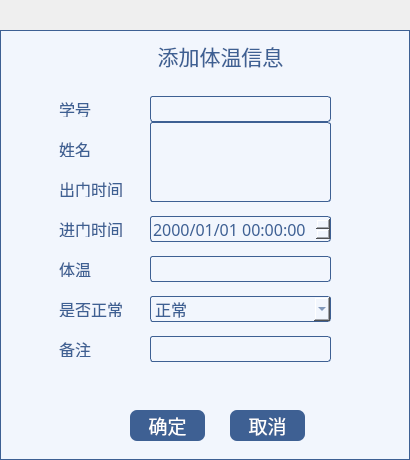
<?xml version="1.0" encoding="UTF-8"?>
<ui version="4.0">
 <class>Admin_AddInfo</class>
 <widget class="QWidget" name="Admin_AddInfo">
  <property name="geometry">
   <rect>
    <x>0</x>
    <y>0</y>
    <width>410</width>
    <height>460</height>
   </rect>
  </property>
  <property name="font">
   <font>
    <family>黑体</family>
    <pointsize>12</pointsize>
   </font>
  </property>
  <property name="windowTitle">
   <string>Form</string>
  </property>
  <property name="styleSheet">
   <string notr="true">color:#3e6093;</string>
  </property>
  <widget class="QLabel" name="label">
   <property name="geometry">
    <rect>
     <x>140</x>
     <y>40</y>
     <width>161</width>
     <height>31</height>
    </rect>
   </property>
   <property name="font">
    <font>
     <family>黑体</family>
     <pointsize>16</pointsize>
     <weight>50</weight>
     <bold>false</bold>
    </font>
   </property>
   <property name="text">
    <string>添加体温信息</string>
   </property>
   <property name="alignment">
    <set>Qt::AlignCenter</set>
   </property>
  </widget>
  <widget class="QLabel" name="label_result">
   <property name="geometry">
    <rect>
     <x>20</x>
     <y>406</y>
     <width>111</width>
     <height>41</height>
    </rect>
   </property>
   <property name="font">
    <font>
     <family>黑体</family>
     <pointsize>12</pointsize>
    </font>
   </property>
   <property name="text">
    <string/>
   </property>
  </widget>
  <widget class="QPushButton" name="pushButton_confirm">
   <property name="geometry">
    <rect>
     <x>130</x>
     <y>410</y>
     <width>75</width>
     <height>31</height>
    </rect>
   </property>
   <property name="font">
    <font>
     <family>黑体</family>
     <pointsize>14</pointsize>
    </font>
   </property>
   <property name="styleSheet">
    <string notr="true">QPushButton{
color:#ffffff;
background-color:#3e6093;
border-radius:7px;
}

QPushButton:hover{
background:#2c466c;
}

QPushButton:pressed{
background:#253b5b;
}</string>
   </property>
   <property name="text">
    <string>确定</string>
   </property>
  </widget>
  <widget class="QPushButton" name="pushButton_quit">
   <property name="geometry">
    <rect>
     <x>230</x>
     <y>410</y>
     <width>75</width>
     <height>31</height>
    </rect>
   </property>
   <property name="font">
    <font>
     <family>黑体</family>
     <pointsize>14</pointsize>
    </font>
   </property>
   <property name="styleSheet">
    <string notr="true">QPushButton{
color:#ffffff;
background-color:#3e6093;
border-radius:7px;
}

QPushButton:hover{
background:#2c466c;
}

QPushButton:pressed{
background:#253b5b;
}</string>
   </property>
   <property name="text">
    <string>取消</string>
   </property>
  </widget>
  <widget class="QWidget" name="widget" native="true">
   <property name="geometry">
    <rect>
     <x>50</x>
     <y>70</y>
     <width>361</width>
     <height>331</height>
    </rect>
   </property>
   <widget class="QDateTimeEdit" name="dateTimeEdit_2">
    <property name="geometry">
     <rect>
      <x>100</x>
      <y>146</y>
      <width>181</width>
      <height>26</height>
     </rect>
    </property>
    <property name="font">
     <font>
      <family>黑体</family>
      <pointsize>12</pointsize>
     </font>
    </property>
    <property name="styleSheet">
     <string notr="true">QDateTimeEdit{
border-radius:3px;
border:1px solid #3e6093;
background:#f2f6fd;}

QDateTimeEdit::down-button{
width:19px;
border-image:url(:/res/弹框界面 (2).png);
}

QDateTimeEdit::up-button {
width:20px;
border-image:url(:/res/弹框界面 (3).png);
}

QDateTimeEdit::down-button:hover{
background:#d9e4f5;
}

QDateTimeEdit::down-button:pressed{
background:#bac9e0;
}

QDateTimeEdit::up-button:hover{
background:#d9e4f5;
}

QDateEdit::up-button:pressed{
background:#bac9e0;
}</string>
    </property>
    <property name="displayFormat">
     <string>yyyy/MM/dd HH:mm:ss</string>
    </property>
   </widget>
   <widget class="QLabel" name="label_5">
    <property name="geometry">
     <rect>
      <x>9</x>
      <y>151</y>
      <width>71</width>
      <height>16</height>
     </rect>
    </property>
    <property name="font">
     <font>
      <family>黑体</family>
      <pointsize>12</pointsize>
     </font>
    </property>
    <property name="text">
     <string>进门时间</string>
    </property>
   </widget>
   <widget class="QLabel" name="label_2">
    <property name="geometry">
     <rect>
      <x>9</x>
      <y>31</y>
      <width>61</width>
      <height>16</height>
     </rect>
    </property>
    <property name="font">
     <font>
      <family>黑体</family>
      <pointsize>12</pointsize>
     </font>
    </property>
    <property name="text">
     <string>学号</string>
    </property>
   </widget>
   <widget class="QComboBox" name="comboBox">
    <property name="geometry">
     <rect>
      <x>100</x>
      <y>226</y>
      <width>181</width>
      <height>26</height>
     </rect>
    </property>
    <property name="font">
     <font>
      <family>黑体</family>
      <pointsize>12</pointsize>
     </font>
    </property>
    <property name="styleSheet">
     <string notr="true">QComboBox{
border-radius:3px;
border:1px solid #3e6093;
background:#f2f6fd;}


QComboBox::drop-down {
width:24px;
border-image:url(:/res/所有下拉框.png);
}  

QComboBox:hover{
background:#d9e4f5;
}

QComboBox:pressed{
background:#bac9e0;
}</string>
    </property>
    <item>
     <property name="text">
      <string>正常</string>
     </property>
    </item>
    <item>
     <property name="text">
      <string>异常</string>
     </property>
    </item>
   </widget>
   <widget class="QLabel" name="label_8">
    <property name="geometry">
     <rect>
      <x>9</x>
      <y>271</y>
      <width>61</width>
      <height>16</height>
     </rect>
    </property>
    <property name="font">
     <font>
      <family>黑体</family>
      <pointsize>12</pointsize>
     </font>
    </property>
    <property name="text">
     <string>备注</string>
    </property>
   </widget>
   <widget class="QLineEdit" name="lineEdit_temp">
    <property name="geometry">
     <rect>
      <x>100</x>
      <y>186</y>
      <width>181</width>
      <height>26</height>
     </rect>
    </property>
    <property name="font">
     <font>
      <family>黑体</family>
      <pointsize>12</pointsize>
     </font>
    </property>
    <property name="styleSheet">
     <string notr="true">border-radius:3px;
border:1px solid #3e6093;
background:#f2f6fd;
color:#3e6093;</string>
    </property>
   </widget>
   <widget class="QLineEdit" name="lineEdit_id">
    <property name="geometry">
     <rect>
      <x>100</x>
      <y>26</y>
      <width>181</width>
      <height>26</height>
     </rect>
    </property>
    <property name="font">
     <font>
      <family>黑体</family>
      <pointsize>12</pointsize>
     </font>
    </property>
    <property name="styleSheet">
     <string notr="true">border-radius:3px;
border:1px solid #3e6093;
background:#f2f6fd;
color:#3e6093;</string>
    </property>
   </widget>
   <widget class="QDateTimeEdit" name="dateTimeEdit">
    <property name="geometry">
     <rect>
      <x>100</x>
      <y>106</y>
      <width>181</width>
      <height>26</height>
     </rect>
    </property>
    <property name="font">
     <font>
      <family>黑体</family>
      <pointsize>12</pointsize>
     </font>
    </property>
    <property name="styleSheet">
     <string notr="true">QDateTimeEdit{
border-radius:3px;
border:1px solid #3e6093;
background:#f2f6fd;}

QDateTimeEdit::down-button{
width:19px;
border-image:url(:/res/弹框界面 (2).png);
}

QDateTimeEdit::up-button {
width:20px;
border-image:url(:/res/弹框界面 (3).png);
}

QDateTimeEdit::down-button:hover{
background:#d9e4f5;
}

QDateTimeEdit::down-button:pressed{
background:#bac9e0;
}

QDateTimeEdit::up-button:hover{
background:#d9e4f5;
}

QDateEdit::up-button:pressed{
background:#bac9e0;
}</string>
    </property>
    <property name="displayFormat">
     <string>yyyy/MM/dd HH:mm:ss</string>
    </property>
   </widget>
   <widget class="QLabel" name="label_3">
    <property name="geometry">
     <rect>
      <x>9</x>
      <y>71</y>
      <width>41</width>
      <height>16</height>
     </rect>
    </property>
    <property name="font">
     <font>
      <family>黑体</family>
      <pointsize>12</pointsize>
     </font>
    </property>
    <property name="text">
     <string>姓名</string>
    </property>
   </widget>
   <widget class="QLineEdit" name="lineEdit_name">
    <property name="geometry">
     <rect>
      <x>100</x>
      <y>66</y>
      <width>181</width>
      <height>26</height>
     </rect>
    </property>
    <property name="font">
     <font>
      <family>黑体</family>
      <pointsize>12</pointsize>
     </font>
    </property>
    <property name="styleSheet">
     <string notr="true">border-radius:3px;
border:1px solid #3e6093;
background:#f2f6fd;
color:#3e6093;</string>
    </property>
   </widget>
   <widget class="QLineEdit" name="lineEdit_remark">
    <property name="geometry">
     <rect>
      <x>100</x>
      <y>266</y>
      <width>181</width>
      <height>26</height>
     </rect>
    </property>
    <property name="font">
     <font>
      <family>黑体</family>
      <pointsize>12</pointsize>
     </font>
    </property>
    <property name="styleSheet">
     <string notr="true">border-radius:3px;
border:1px solid #3e6093;
background:#f2f6fd;
color:#3e6093;</string>
    </property>
   </widget>
   <widget class="QLabel" name="label_6">
    <property name="geometry">
     <rect>
      <x>9</x>
      <y>191</y>
      <width>51</width>
      <height>16</height>
     </rect>
    </property>
    <property name="font">
     <font>
      <family>黑体</family>
      <pointsize>12</pointsize>
     </font>
    </property>
    <property name="text">
     <string>体温</string>
    </property>
   </widget>
   <widget class="QLabel" name="label_4">
    <property name="geometry">
     <rect>
      <x>9</x>
      <y>111</y>
      <width>71</width>
      <height>16</height>
     </rect>
    </property>
    <property name="font">
     <font>
      <family>黑体</family>
      <pointsize>12</pointsize>
     </font>
    </property>
    <property name="text">
     <string>出门时间</string>
    </property>
   </widget>
   <widget class="QLabel" name="label_7">
    <property name="geometry">
     <rect>
      <x>9</x>
      <y>231</y>
      <width>71</width>
      <height>16</height>
     </rect>
    </property>
    <property name="font">
     <font>
      <family>黑体</family>
      <pointsize>12</pointsize>
     </font>
    </property>
    <property name="text">
     <string>是否正常</string>
    </property>
   </widget>
   <widget class="QListWidget" name="listWidget">
    <property name="geometry">
     <rect>
      <x>100</x>
      <y>52</y>
      <width>181</width>
      <height>80</height>
     </rect>
    </property>
    <property name="font">
     <font>
      <family>黑体</family>
      <pointsize>12</pointsize>
     </font>
    </property>
    <property name="styleSheet">
     <string notr="true">border-radius:3px;
border:1px solid #3e6093;
background:#f2f6fd;
color:#3e6093;</string>
    </property>
   </widget>
   <widget class="QLabel" name="label_id">
    <property name="geometry">
     <rect>
      <x>280</x>
      <y>30</y>
      <width>81</width>
      <height>21</height>
     </rect>
    </property>
    <property name="font">
     <font>
      <family>黑体</family>
      <pointsize>12</pointsize>
     </font>
    </property>
    <property name="text">
     <string/>
    </property>
   </widget>
  </widget>
  <widget class="QWidget" name="widget_2" native="true">
   <property name="geometry">
    <rect>
     <x>0</x>
     <y>30</y>
     <width>410</width>
     <height>430</height>
    </rect>
   </property>
   <property name="styleSheet">
    <string notr="true">background:#f2f6fd;
border:1px solid #3e6093;</string>
   </property>
  </widget>
  <zorder>widget_2</zorder>
  <zorder>label</zorder>
  <zorder>label_result</zorder>
  <zorder>pushButton_confirm</zorder>
  <zorder>pushButton_quit</zorder>
  <zorder>widget</zorder>
 </widget>
 <tabstops>
  <tabstop>lineEdit_id</tabstop>
  <tabstop>lineEdit_name</tabstop>
  <tabstop>dateTimeEdit</tabstop>
  <tabstop>dateTimeEdit_2</tabstop>
  <tabstop>lineEdit_temp</tabstop>
  <tabstop>comboBox</tabstop>
  <tabstop>lineEdit_remark</tabstop>
  <tabstop>pushButton_confirm</tabstop>
  <tabstop>pushButton_quit</tabstop>
  <tabstop>listWidget</tabstop>
 </tabstops>
 <resources/>
 <connections/>
</ui>
